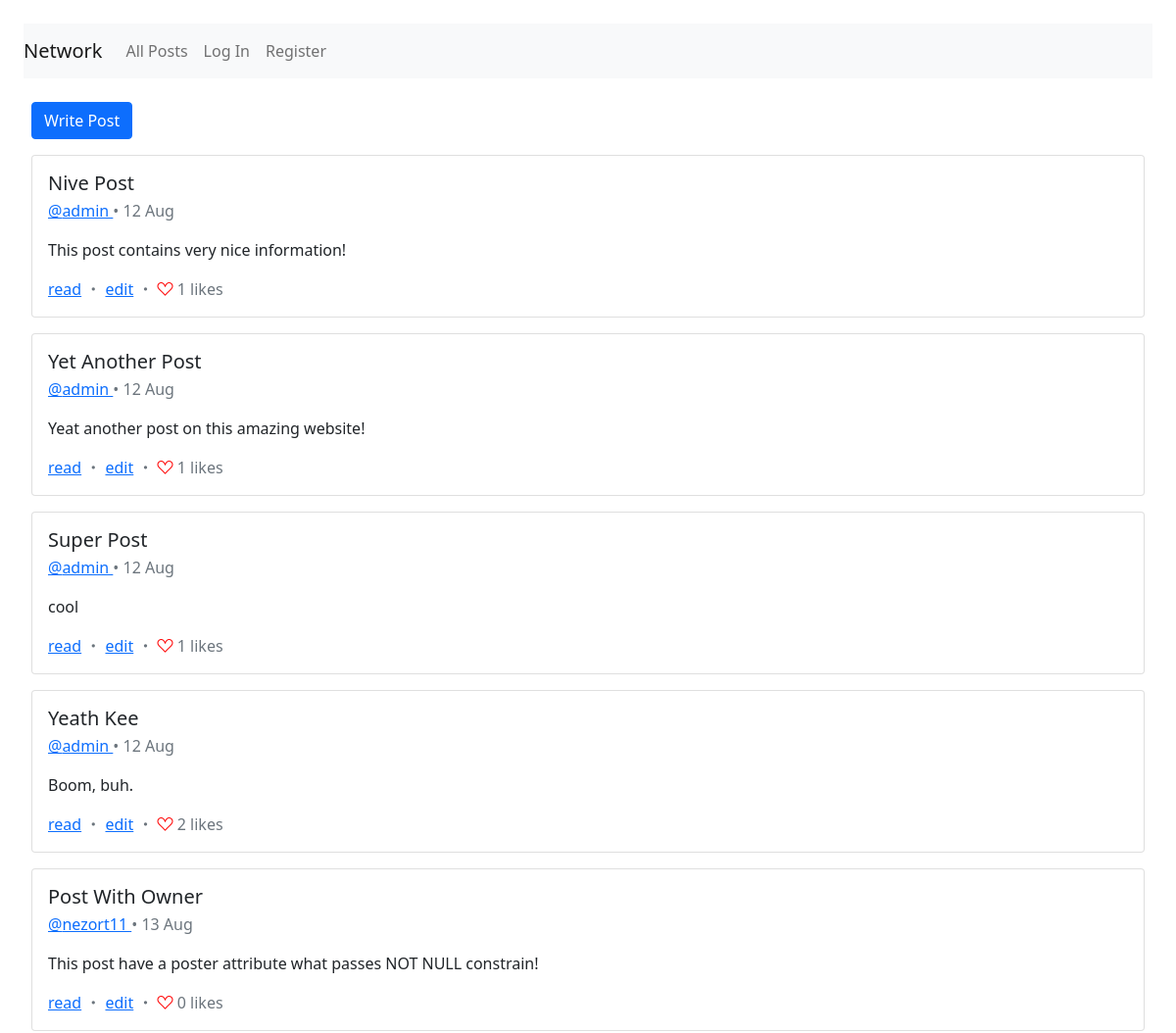
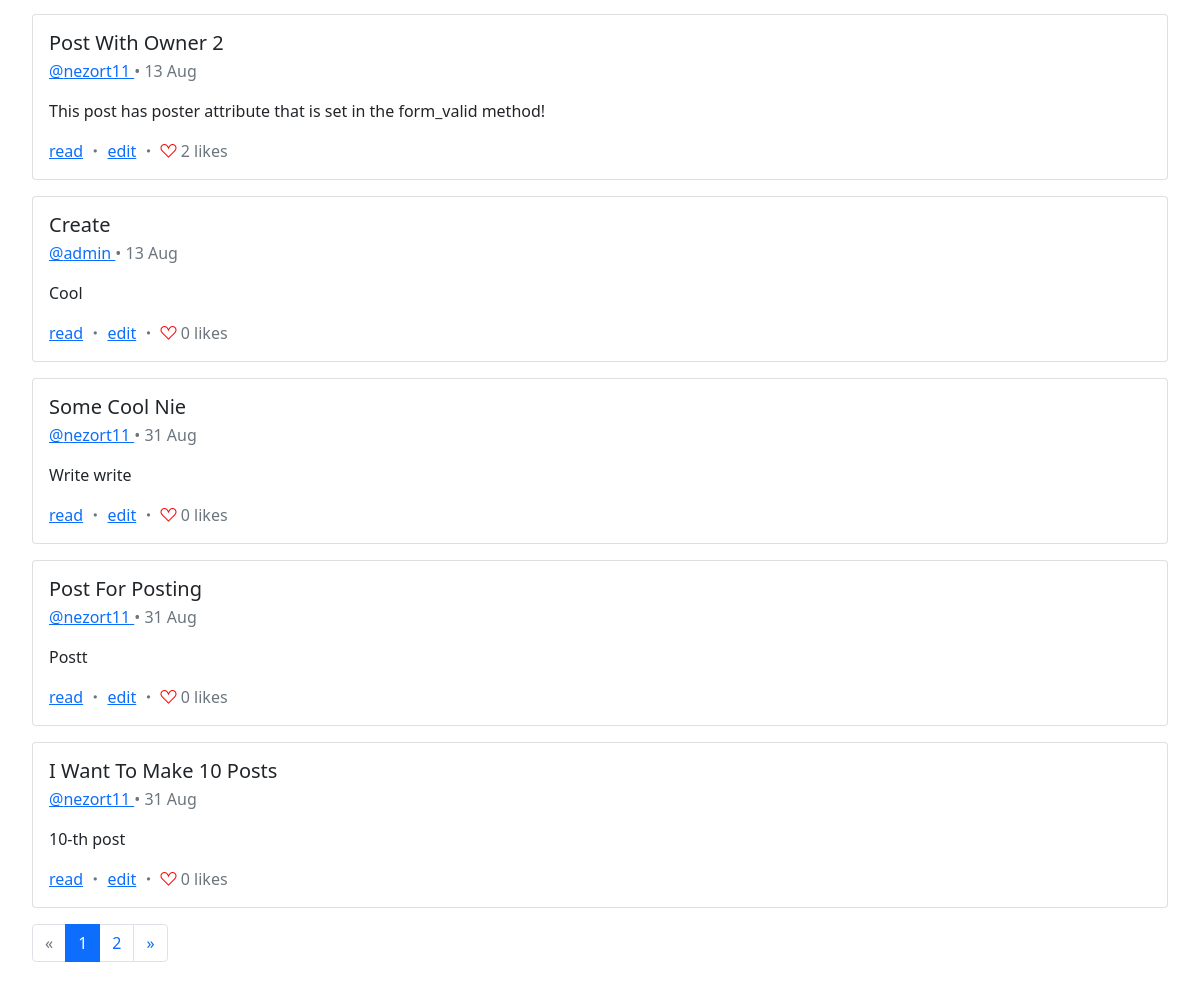
/posts/, run on the app's committed database (2 pictures, top to bottom).
### network/models.py (models this page shows, shortened)
class Post(models.Model):
    poster = models.ForeignKey("users.CustomUser", verbose_name=_(
        "Post author"), on_delete=models.CASCADE, related_name='posts')
    title = models.CharField(_("Post title"), max_length=50)
    body = models.TextField(_("Post content body"))
    slug = models.SlugField(_("Post slug from title"), null=False, unique=True)
    date_created = models.DateField(
        _("Post creation date"), default=now)
    likers = models.ManyToManyField(
        "users.CustomUser",
        verbose_name=_("Post likers"),
        help_text=_("Users who liked this post"),
        related_name='likes'
    )
    def get_absolute_url(self):
        return reverse("post", kwargs={"slug": self.slug})
    def likes(self):
        return self.likers.count()

### users/models.py (models this page shows, shortened)
class CustomUser(AbstractUser):
    followers = models.ManyToManyField("self", related_name="following")

### network/views.py (the view)
# urls.py: path('posts/', PostListView.as_view(), name='posts'),
class PostListView(ListView):
    template_name = "network/posts.html"
    model = Post
    context_object_name = 'posts'
    paginate_by = 10  # context: paginator + page_obj
    ordering = 'date_created'

### network/templates/network/posts.html (shortened to what this page needs)
{% extends 'network/layout.html' %}
{% load static %}
{% block body %}
    <a id="post-create" class="btn btn-primary mb-3 " href="{% url 'post_create' %}">
        Write Post
    </a>
    {% for post in posts %}
        <div class="card mb-3">
            <div class="card-body">
                <h5 class="card-title">{{ post.title|title }}</h5>
                <div class="card-subtitle mb-3 text-muted">
                    <a href="{% url 'profile' post.poster.username %}">
                        @{{ post.poster.username }}
                    </a> • {{ post.date_created|date:'d M' }}
                </div>
                <p class="card-text ">{{ post.body }}</p>
                <div class="card-text text-muted">
                    <a class="post-link" href="{{ post.get_absolute_url }}">read</a> ・
                    <a class="post-link" href="{{ post.get_absolute_url }}">edit</a> ・
                    {% if user.is_authenticated and user in post.likers.all %}
                        <span class="like-icon" data-liked="true" data-post="{{ post.slug }}">
                            <i class="bi bi-suit-heart-fill" style="color: red;"></i>
                        </span>
                    {% else %}
                        <span class="like-icon" data-liked="false" data-post="{{ post.slug }}">
                            <i class="bi bi-suit-heart" style="color: red;"></i>
                        </span>
                    {% endif%}
                    <span class="likes">{{ post.likes }}</span> likes
                </div>
            </div>
        </div>
    {% endfor %}
    {% if is_paginated %}
        <nav aria-label="Accessability: Posts page navigation">
            <ul class="pagination">
                {% if page_obj.has_previous %}
                    <li class="page-item">
                        <a class="page-link" href="?page={{ page_obj.previous_page_number }}">&laquo;</a>
                    </li>
                {% else %}
                    <li class="page-item disabled">
                        <a class="page-link">&laquo;</a>
                    </li>
                {% endif %}
                {% for i in paginator.page_range %}
                    {% if page_obj.number == i %}
                        <li class="page-item active"><a class="page-link">{{ i }}</a></li>
                    {% else %}
                        <li class="page-item"><a class="page-link" href="?page={{ i }}">{{ i }}</a></li>
                    {% endif %}
                {% endfor %}
                {% if page_obj.has_next %}
                    <li class="page-item">
                        <a class="page-link" href="?page={{ page_obj.next_page_number }}">&raquo;</a>
                    </li>
                {% else %}
                    <li class="page-item disabled">
                        <a class="page-link">&raquo;</a>
                    </li>
                {% endif %}
            </ul>
        </nav>
    {% endif %}
{% endblock body %}

### network/templates/network/layout.html (shortened to what this page needs)
{% load static %}
<!DOCTYPE html>
<html lang="en">
    <head>
        <link href="https://cdn.jsdelivr.net/npm/bootstrap@5.1.0/dist/css/bootstrap.min.css" rel="stylesheet">
        <link rel="stylesheet" href="https://cdn.jsdelivr.net/npm/bootstrap-icons@1.5.0/font/bootstrap-icons.css">
        <link rel="stylesheet" type="text/css" href="{% static 'network/styles.css' %}?{% now "U" %}">
    </head>
    <body class="p-4">
        <nav class="navbar navbar-expand-lg navbar-light bg-light">
            <a class="navbar-brand" href="{% url 'index' %}">Network</a>
            <div>
                <ul class="navbar-nav mr-auto">
                    <li class="nav-item">
                        <a class="nav-link" href="{% url 'posts' %}">All Posts</a>
                    </li>
                    {% if user.is_authenticated %}
                    <li class="nav-item">
                        <a class="nav-link" href="#">Following</a>
                    </li>
                    <li class="nav-item">
                        <a class="nav-link" href="{% url 'logout' %}">Log Out</a>
                    </li>
                {% else %}
                    <li class="nav-item">
                        <a class="nav-link" href="{% url 'login' %}">Log In</a>
                    </li>
                    <li class="nav-item">
                        <a class="nav-link" href="{% url 'register' %}">Register</a>
                    </li>
                {% endif %}
                </ul>
            </div>
        </nav>
        <div id="body" class="body pt-4 px-2">
            {% block body %}
            {% endblock %}
        </div>
    </body>
</html>

### network/static/network/styles.css (style rules this page uses)
.like-icon { cursor: pointer; }

### data on the page
Post: title "Nive Post", poster.username "admin", date_created "12 Aug", body "This post contains very nice information!", likes "1"
Post: title "Yet Another Post", poster.username "admin", date_created "12 Aug", body "Yeat another post on this amazing website!", likes "1"
Post: title "Super Post", poster.username "admin", date_created "12 Aug", body "cool", likes "1"
Post: title "Yeath Kee", poster.username "admin", date_created "12 Aug", body "Boom, buh.", likes "2"
Post: title "Post With Owner", poster.username "nezort11", date_created "13 Aug", body "This post have a poster attribute what passes NOT NULL constrain!", likes "0"
Post: title "Post With Owner 2", poster.username "nezort11", date_created "13 Aug", body "This post has poster attribute that is set in the form_valid method!", likes "2"
Post: title "Create", poster.username "admin", date_created "13 Aug", body "Cool", likes "0"
Post: title "Some Cool Nie", poster.username "nezort11", date_created "31 Aug", body "Write write", likes "0"
Post: title "Post For Posting", poster.username "nezort11", date_created "31 Aug", body "Postt", likes "0"
Post: title "I Want To Make 10 Posts", poster.username "nezort11", date_created "31 Aug", body "10-th post", likes "0"

### other printed values
{{ i }} "1"
{{ i }} "2"
